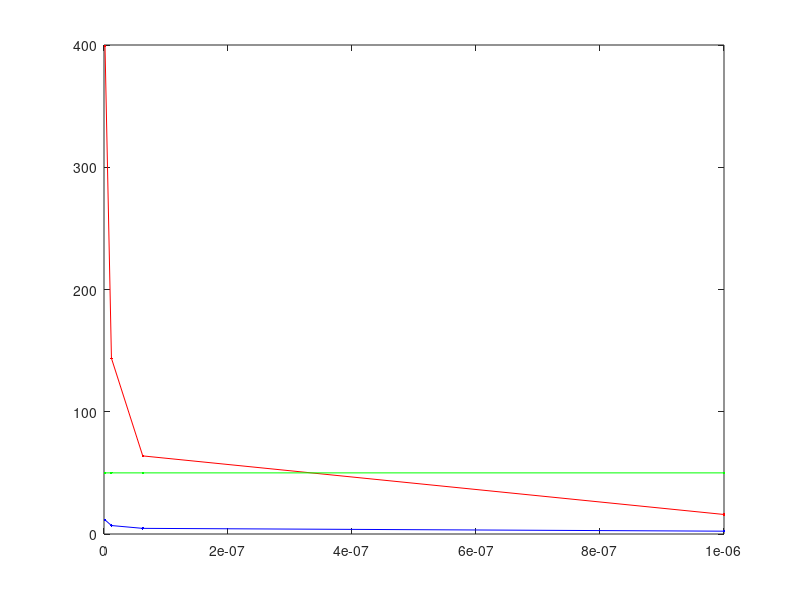
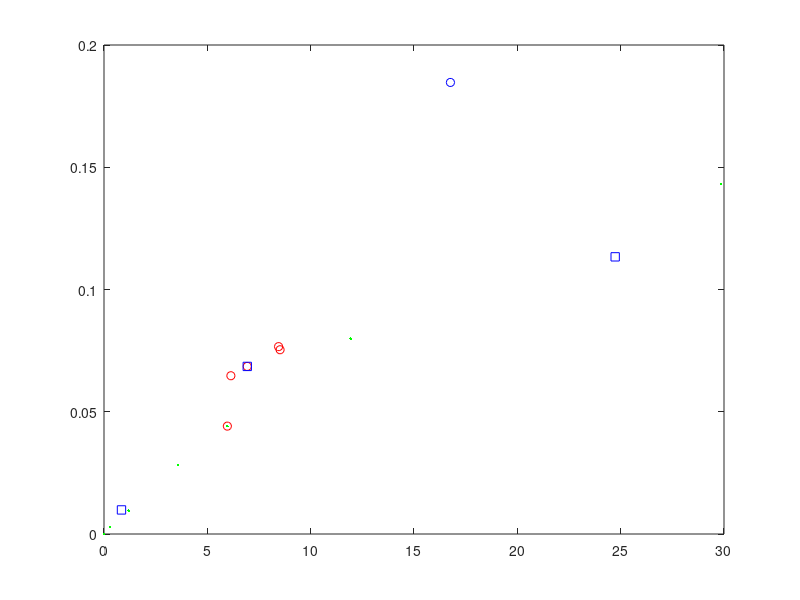
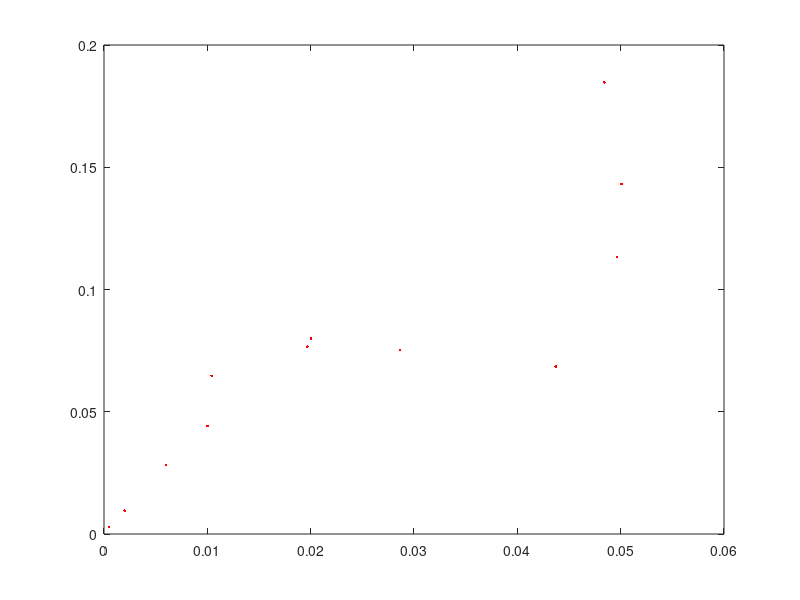

MATLAB code for these plots, in order:
sigma_nd=0.5555/2;
sigma_d=2.5e-3;
%l_b=0.111/sqrt(300)*sigma_d/sigma_nd;
kappa_c=1e-6/300;

%v_s=[0 5 20 60 100 200 500]*10^-6;
%v_s=[0:1:600]*10^-6;
v_s=100e-6;
l_b0=0.111/sqrt(300)*sigma_d/sigma_nd;
l_b=[l_b0*5 l_b0*3 l_b0*2 l_b0];
epsilon=([1.6e-9 1.2e-8 6.25e-8 1e-6]);
l_s=1e-3;

tau_m=(4*l_b).^2/kappa_c;
tau_c=4*l_b./v_s;
tau_u=50*ones(length(epsilon),1);


%plot(v_s,tau_m,'r.-');
%hold on
%plot(v_s,tau_c,'b.-');
%plot(v_s,tau_u,'g-');

plot(epsilon,tau_m,'r.-');
hold on
plot(epsilon,tau_c,'b.-');
plot(epsilon,tau_u,'g.-');


figure
% Plot the scaling for the uptake with epsilon
v_s=100e-6;
uptake=[7.5008e-17 1.3028e-16 1.2812e-16 1.1652e-16 1.1004e-16 1.9271e-16 1.6741e-17 1.1652e-16];
%l_b=[l_b0 2*l_b0 3*l_b0 5*l_b0 51.125e-6 5*l_b0];
l_b=[l_b0 2*l_b0 3*l_b0 5*l_b0 60e-6 5*l_b0 5*l_b0 5*l_b0];
tau_c=4*l_b./v_s;
tau_m=(4*l_b).^2/kappa_c;
tau_u=[100 100 100 100 100 1000 10 100];
R1=tau_m./tau_c;
R2=tau_u./tau_c;
c=0.008207;
test=1./(R1.^-1+R2.^-1);
%test=1./(R1.^-1+R2.^-1)*0.175.*(l_s./(4*l_b));
%test=1./(R1.^-1+R2.^-1)*0.175/sqrt(300);
total=1.7e-15;
plot(test(1:5),uptake(1:5)/total,'ro')
hold on
plot(test(6:8),uptake(6:8)/total,'bs')

% Plot the scaling for the uptake with v_s
uptake=[0 4.9787e-18 1.6215e-17 4.7805e-17 7.5008e-17 1.3584e-16 2.4335e-16 3.1397e-16];
clear v_s;
v_s=[0 5 20 60 100 200 500 500]*1e-6;
tau_c=4*l_b0./v_s;
tau_m=(4*l_b0)^2/kappa_c;
tau_u=[100 100 100 100 100 100 100 15];
R1=tau_m./tau_c;
R2=tau_u./tau_c;
test=1./(R1.^-1+R2.^-1);
%test=1./(R1.^-1+R2.^-1)*0.175/sqrt(300);
%test=1./(R1.^-1+R2.^-1)*0.175.*l_b/l_s;
%test=(l_s/l_b0)./tau_c+2*l_b0*(tau_c./tau_m.^2)/l_s
plot(test(1:7),uptake(1:7)/total,'g.')
plot(test(8),uptake(8)/total,'bo');


figure
uptake=[7.5008e-17 1.3028e-16 1.2812e-16 1.1652e-16 1.1004e-16 4.9787e-18 1.6215e-17 4.7805e-17 7.5008e-17 1.3584e-16 2.4335e-16 1.927e-16];
%uptake=[7.5008e-17 1.3028e-16 1.2812e-16 1.1652e-16 1.9271e-16 4.9787e-18 1.6215e-17 4.7805e-17 1.3584e-16];
nonmotile_uptake=[8.1321e-16 7.7809e-16 7.809e-16 7.9015e-16 8.0309e-16 8.55049e-16 8.4214e-16 8.2718e-16 7.8432e-16 7.287e-16 7.4898e-16 0];
motile_uptake=[8.8822e-16 9.0837e-16 9.0902e-16 9.0668e-16 9.1313e-16 8.60024e-16 8.5836e-16 8.7498e-16 9.2016e-16 9.7206e-16 9.417e-16 3.1397e-16];
v_s=[100 100 100 100 100 5 20 60 200 500 100 500]*1e-6;
l_b=[l_b0 2*l_b0 3*l_b0 5*l_b0 60e-6 l_b0 l_b0 l_b0 l_b0 l_b0 5*l_b0 l_b0];
%tau_u=[100 100 100 100 100 100 100 100 100];
tau_u=[100 100 100 100 100 100 100 100 100 100 1000 15];
tau_c=4*l_b./v_s;
tau_m=(4*l_b).^2/kappa_c;
R1=tau_m./tau_c;
R2=tau_u./tau_c;
%test=min(R1,R2);
test=1./(R1.^-1+R2.^-1);
%test=1./(7.05e16./R1+5.74e16./R2);
%test=(motile_uptake+nonmotile_uptake)./(1-2./R2-2./R1);
%test=R2+R2;
uptake_max=1.7e-15;
y=(motile_uptake-nonmotile_uptake)/total;
c_test=(y./R1+(y.^2./R1.^2+4*y./R2).^0.5)/2;
c_test_bar=mean(c_test(6:8));
test=1./((R1.*c_test_bar.^2).^-1+(R2.*c_test_bar).^-1);
plot(test,(motile_uptake-nonmotile_uptake)/total,'r.');




